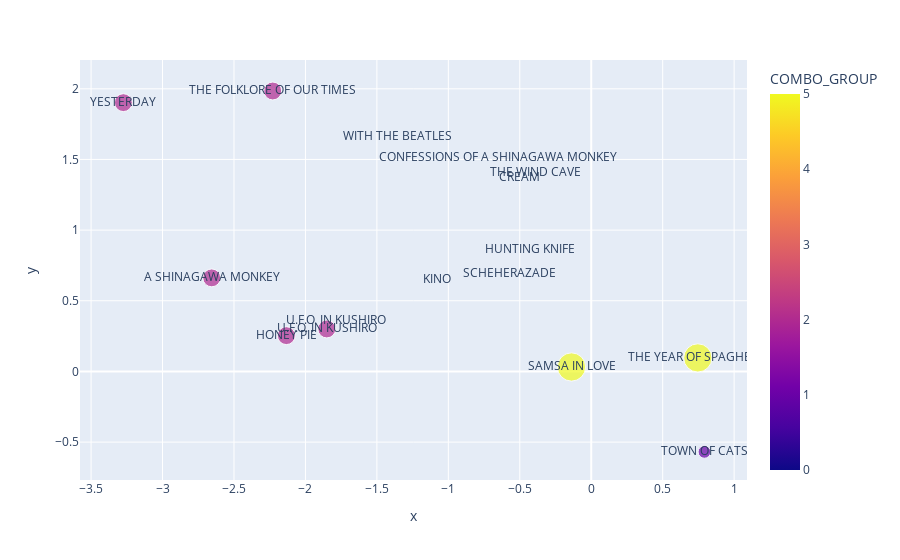

Source (notebook cell):
### Code cell
fig = px.scatter(murakami, x="x", y = "y", text="TITLE", color="COMBO_GROUP", size="COMBO_GROUP")

fig.show()

### Figure 1 — Plotly figure (JSON) as saved in the notebook; plotly's stock layout.template omitted (floating-point values rounded to 4 significant figures)
{"data": [{"hovertemplate": "x=%{x}<br>y=%{y}<br>COMBO_GROUP=%{marker.color}<br>TITLE=%{text}<extra></extra>", "legendgroup": "", "marker": {"color": [0, 0, 0, 0, 0, 0, 2, 5, 1, 0, 2, 5, 0, 2, 2, 2], "coloraxis": "coloraxis", "size": [0, 0, 0, 0, 0, 0, 2, 5, 1, 0, 2, 5, 0, 2, 2, 2], "sizemode": "area", "sizeref": 0.0125, "symbol": "circle"}, "mode": "markers+text", "name": "", "orientation": "v", "showlegend": false, "text": ["CONFESSIONS OF A SHINAGAWA MONKEY", "WITH THE BEATLES", "CREAM", "THE WIND CAVE", "KINO", "SCHEHERAZADE", "YESTERDAY", "SAMSA IN LOVE", "TOWN OF CATS", "U.F.O. IN KUSHIRO", "A SHINAGAWA MONKEY", "THE YEAR OF SPAGHETTI", "HUNTING KNIFE", "THE FOLKLORE OF OUR TIMES", "HONEY PIE", "U.F.O. IN KUSHIRO"], "type": "scatter", "x": [-0.6507, -1.356, -0.4987, -0.3882, -1.08, -0.5707, -3.274, -0.1381, 0.7918, -1.787, -2.656, 0.746, -0.4282, -2.229, -2.133, -1.851], "xaxis": "x", "y": [1.507, 1.661, 1.37, 1.401, 0.6458, 0.6888, 1.902, 0.03161, -0.5695, 0.3592, 0.6621, 0.09568, 0.8587, 1.984, 0.2533, 0.3005], "yaxis": "y"}], "layout": {"coloraxis": {"colorbar": {"title": {"text": "COMBO_GROUP"}}, "colorscale": [[0, "#0d0887"], [0.1111, "#46039f"], [0.2222, "#7201a8"], [0.3333, "#9c179e"], [0.4444, "#bd3786"], [0.5556, "#d8576b"], [0.6667, "#ed7953"], [0.7778, "#fb9f3a"], [0.8889, "#fdca26"], [1, "#f0f921"]]}, "legend": {"itemsizing": "constant", "tracegroupgap": 0}, "margin": {"t": 60}, "xaxis": {"anchor": "y", "domain": [0, 1], "title": {"text": "x"}}, "yaxis": {"anchor": "x", "domain": [0, 1], "title": {"text": "y"}}}}
